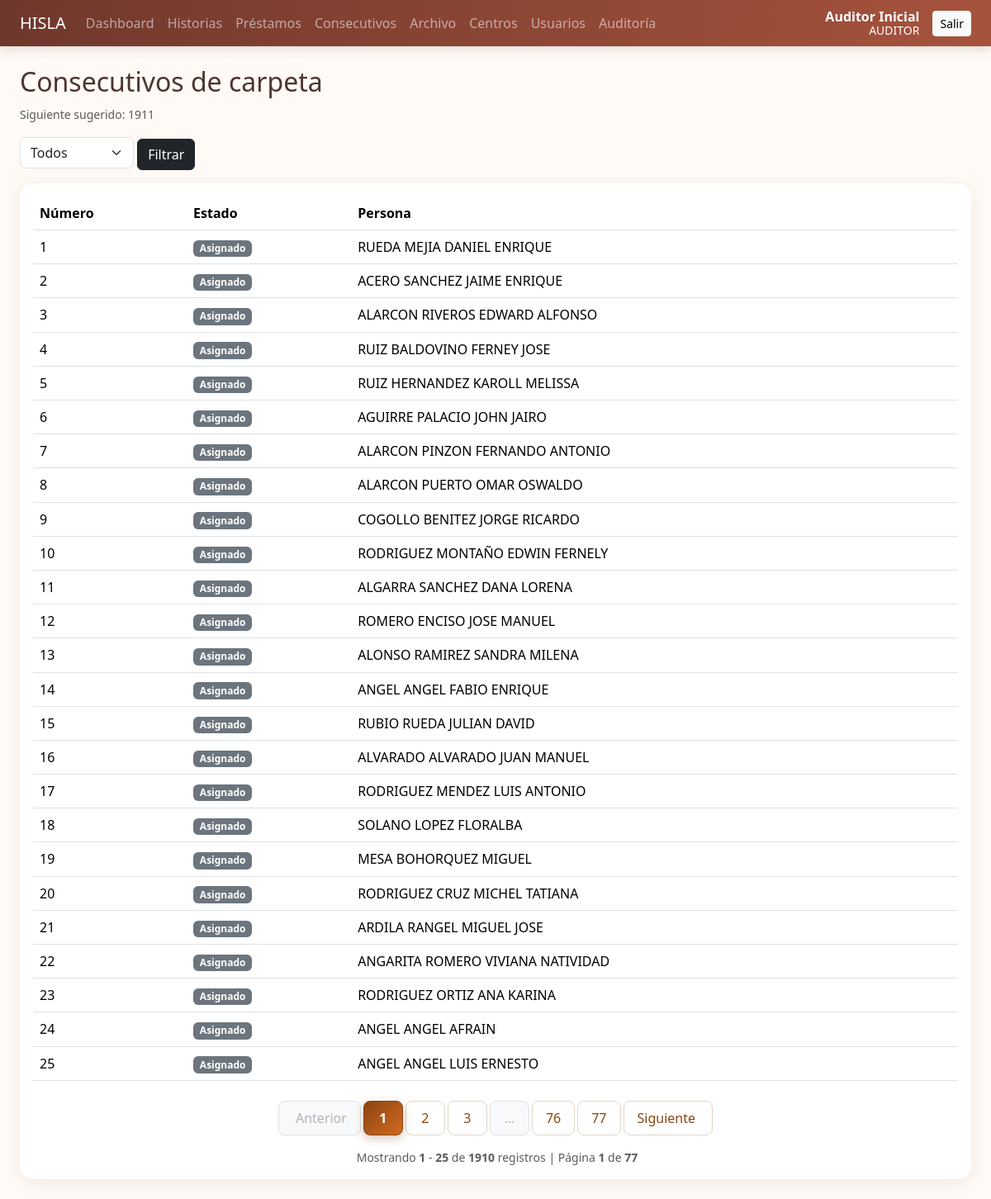
The app's page /historias/consecutivos (signed in) with its own data.
### app/models.py (models this page shows, shortened)
class Usuario(UserMixin, db.Model):
    __tablename__ = "usuario"
    id = db.Column(db.Integer, primary_key=True)
    nombre = db.Column(db.String(120), nullable=False)
    username = db.Column(db.String(80), unique=True, nullable=False, index=True)
    email = db.Column(db.String(120), unique=True, nullable=False)
    password_hash = db.Column(db.String(255), nullable=False)
    rol = db.Column(db.String(20), nullable=False, default="asistente")
    activo = db.Column(db.Boolean, default=True, nullable=False)
    debe_cambiar_password = db.Column(db.Boolean, default=True, nullable=False)
    creado_en = db.Column(db.DateTime, default=datetime.utcnow)

class ConsecutivoCarpeta(db.Model):
    __tablename__ = "consecutivo_carpeta"
    id = db.Column(db.Integer, primary_key=True)
    numero = db.Column(db.Integer, unique=True, nullable=False, index=True)
    disponible = db.Column(db.Boolean, default=True, nullable=False)
    carpeta_id = db.Column(db.Integer, db.ForeignKey("carpeta_fisica.id"), nullable=True, unique=True)
    creado_en = db.Column(db.DateTime, default=datetime.utcnow)
    carpeta = db.relationship("CarpetaFisica")

class Persona(db.Model):
    __tablename__ = "persona"
    id = db.Column(db.Integer, primary_key=True)
    tipo_documento_id = db.Column(db.Integer, db.ForeignKey("tipo_documento.id"), nullable=False)
    numero_documento = db.Column(db.String(30), nullable=False, index=True)
    nombre_completo = db.Column(db.String(180), nullable=False, index=True)
    creada_por_id = db.Column(db.Integer, db.ForeignKey("usuario.id"), nullable=False)
    creada_en = db.Column(db.DateTime, default=datetime.utcnow)
    actualizada_en = db.Column(db.DateTime, default=datetime.utcnow, onupdate=datetime.utcnow)
    tipo_documento = db.relationship("TipoDocumento")
    creada_por = db.relationship("Usuario")
    carpetas = db.relationship("CarpetaFisica", back_populates="persona", lazy=True, cascade="all, delete-orphan", order_by="CarpetaFisica.consecutivo_carpeta.asc()")
    __table_args__ = (db.UniqueConstraint("tipo_documento_id", "numero_documento", name="uq_persona_documento"),)

### app/historias.py (the view)
@historias_bp.route("/consecutivos")
@login_required
def consecutivos():
    page=max(request.args.get("page",1,type=int),1); estado=request.args.get("estado","todos")
    q=ConsecutivoCarpeta.query
    if estado=="disponibles": q=q.filter_by(disponible=True)
    elif estado=="asignados": q=q.filter_by(disponible=False)
    datos=q.order_by(ConsecutivoCarpeta.numero).paginate(page=page,per_page=25,error_out=False)
    return render_template("historias/consecutivos.html",datos=datos,estado=estado,siguiente=(db.session.query(func.max(ConsecutivoCarpeta.numero)).scalar() or 0)+1)

### app/templates/historias/consecutivos.html
{% extends 'base.html' %}{% block content %}<div class="d-flex justify-content-between mb-3"><div><h2>Consecutivos de carpeta</h2><small class="text-muted">Siguiente sugerido: {{siguiente}}</small></div></div><form class="mb-3" method="get"><select class="form-select w-auto d-inline" name="estado"><option value="todos">Todos</option><option value="disponibles" {% if estado=='disponibles' %}selected{% endif %}>Disponibles</option><option value="asignados" {% if estado=='asignados' %}selected{% endif %}>Asignados</option></select> <button class="btn btn-dark">Filtrar</button></form><div class="card"><div class="card-body"><table class="table"><thead><tr><th>Número</th><th>Estado</th><th>Persona</th></tr></thead><tbody>{% for x in datos.items %}<tr><td>{{x.numero}}</td><td><span class="badge text-bg-{{'success' if x.disponible else 'secondary'}}">{{'Disponible' if x.disponible else 'Asignado'}}</span></td><td>{% if x.carpeta %}{{x.carpeta.persona.nombre_completo}}{% endif %}</td></tr>{% endfor %}</tbody></table>{% with pagination=datos %}{% include '_pagination.html' %}{% endwith %}</div></div>{% endblock %}

### app/templates/base.html (shortened to what this page needs)
<!doctype html>
<html lang="es">
<head>
    <link
        href="https://cdn.jsdelivr.net/npm/bootstrap@5.3.3/dist/css/bootstrap.min.css"
        rel="stylesheet"
    >
    <link
    rel="stylesheet"
    href="https://cdn.jsdelivr.net/npm/bootstrap-icons@1.11.3/font/bootstrap-icons.min.css"
    >
    <link
        rel="stylesheet"
        href="{{ url_for('static', filename='css/app.css') }}"
    >
</head>
<body>
    {% set mensajes = get_flashed_messages(with_categories=true) %}
    <nav class="navbar navbar-expand-lg navbar-dark">
        <div class="container-fluid px-4">
            <a
                class="navbar-brand"
                href="{{ url_for('main.dashboard') }}"
            >
                HISLA
            </a>
            {% if current_user.is_authenticated %}
            <div
                class="collapse navbar-collapse"
                id="menuPrincipal"
            >
                <div class="navbar-nav me-auto">
                    <a
                        class="nav-link"
                        href="{{ url_for('main.dashboard') }}"
                    >
                        Dashboard
                    </a>
                    <a
                        class="nav-link"
                        href="{{ url_for('historias.listar') }}"
                    >
                        Historias
                    </a>
                    <a
                        class="nav-link"
                        href="{{ url_for('prestamos.listar') }}"
                    >
                        Préstamos
                    </a>
                    <a
                        class="nav-link"
                        href="{{ url_for('historias.consecutivos') }}"
                    >
                        Consecutivos
                    </a>
                    {% if current_user.rol in ['admin', 'auditor'] %}
                    <a
                        class="nav-link"
                        href="{{ url_for('historias.archivadas') }}"
                    >
                        Archivo
                    </a>
                    <a
                        class="nav-link"
                        href="{{ url_for('centros.listar') }}"
                    >
                        Centros
                    </a>
                    <a
                        class="nav-link"
                        href="{{ url_for('usuarios.listar') }}"
                    >
                        Usuarios
                    </a>
                    {% endif %}
                    {% if current_user.rol == 'auditor' %}
                    <a
                        class="nav-link"
                        href="{{ url_for('auditoria.listar') }}"
                    >
                        Auditoría
                    </a>
                    {% endif %}
                </div>
                <div class="text-white me-3 text-end user-chip">
                    <strong>
                        {{ current_user.nombre }}
                    </strong>
                    <small>
                        {{ current_user.rol|upper }}
                    </small>
                </div>
                <a
                    class="btn btn-sm btn-light"
                    href="{{ url_for('auth.logout') }}"
                >
                    Salir
                </a>
            </div>
            {% endif %}
        </div>
    </nav>
    <main class="container-fluid px-4 py-4">
        {% block content %}
        {% endblock %}
    </main>
</body>
</html>

### app/templates/_pagination.html (shortened to what this page needs)
{% if pagination and pagination.pages > 1 %}
{% set query_params = {} %}
<nav aria-label="Navegación de páginas" class="mt-4">
    <ul class="pagination justify-content-center flex-wrap gap-1">
        {% if pagination.has_prev %}
        <li class="page-item">
            <a class="page-link" href="{{ url_for(request.endpoint, page=pagination.prev_num, **query_params) }}">
                <i class="fas fa-chevron-left me-1"></i> Anterior
            </a>
        </li>
        {% else %}
        <li class="page-item disabled">
            <span class="page-link">
                 Anterior
            </span>
        </li>
        {% endif %}
        {% for page_num in pagination.iter_pages(left_edge=2, right_edge=2, left_current=2, right_current=2) %}
            {% if page_num %}
                {% if page_num == pagination.page %}
                <li class="page-item active">
                    <span class="page-link">{{ page_num }}</span>
                </li>
                {% else %}
                <li class="page-item">
                    <a class="page-link" href="{{ url_for(request.endpoint, page=page_num, **query_params) }}">
                        {{ page_num }}
                    </a>
                </li>
                {% endif %}
            {% else %}
                <li class="page-item disabled">
                    <span class="page-link">…</span>
                </li>
            {% endif %}
        {% endfor %}
        {% if pagination.has_next %}
        <li class="page-item">
            <a class="page-link" href="{{ url_for(request.endpoint, page=pagination.next_num, **query_params) }}">
                Siguiente
            </a>
        </li>
        {% else %}
        <li class="page-item disabled">
            <span class="page-link">
                Siguiente <i class="fas fa-chevron-right ms-1"></i>
            </span>
        </li>
        {% endif %}
    </ul>
    <div class="text-center text-muted mt-3 small">
        Mostrando <strong>{{ pagination.first }}</strong> - <strong>{{ pagination.last }}</strong>
        de <strong>{{ pagination.total }}</strong> registros
        {% if pagination.pages > 1 %}
        | Página <strong>{{ pagination.page }}</strong> de <strong>{{ pagination.pages }}</strong>
        {% endif %}
    </div>
</nav>
{% endif %}

### app/static/css/app.css (style rules this page uses)
:root { --terracotta:#a6533d;--sand:#f4eadf;--coffee:#4d352f;--cream:#fffaf5 }
body { background:var(--cream);color:var(--coffee) }
.navbar { background:linear-gradient(90deg,#6f382c,var(--terracotta));box-shadow:0 3px 12px rgba(77,53,47,.18) }
.navbar .nav-link { white-space:nowrap }
.card { border:0;border-radius:16px;box-shadow:0 5px 20px rgba(77,53,47,.08) }
.user-chip { display:flex;flex-direction:column;line-height:1.15 }
.table th { white-space:nowrap }
.page-item.active .page-link { background:var(--terracotta);border-color:var(--terracotta) }
.page-link { color:var(--terracotta) }

### app/templates/_pagination.html (style rules this page uses)
.pagination { gap: 0.5rem; flex-wrap: wrap; margin-bottom: 0; }
.pagination .page-item { margin: 0; list-style: none; }
.pagination .page-link { border-radius: 8px !important; border: 1px solid #e0d6c8; padding: 0.5rem 1rem; color: #8B4513; background-color: white; transition: all 0.2s ease; font-weight: 500; min-width: 3rem; text-align: center; text-decoration: none; display: inline-block; }
.pagination .page-item.active .page-link { background: linear-gradient(135deg, #8B4513, #D2691E); border-color: #8B4513; color: white; font-weight: 600; box-shadow: 0 4px 12px rgba(139, 69, 19, 0.3); }
.pagination .page-item.disabled .page-link { color: #adb5bd; background-color: #f8f9fa; border-color: #dee2e6; cursor: not-allowed; transform: none !important; box-shadow: none !important; }

### records on screen
Usuario: nombre "Auditor Inicial", rol "AUDITOR"
ConsecutivoCarpeta: numero "1", disponible "Asignado", carpeta.persona.nombre_completo "RUEDA MEJIA DANIEL ENRIQUE"
ConsecutivoCarpeta: numero "2", disponible "Asignado", carpeta.persona.nombre_completo "ACERO SANCHEZ JAIME ENRIQUE"
ConsecutivoCarpeta: numero "3", disponible "Asignado", carpeta.persona.nombre_completo "ALARCON RIVEROS EDWARD ALFONSO"
ConsecutivoCarpeta: numero "4", disponible "Asignado", carpeta.persona.nombre_completo "RUIZ BALDOVINO FERNEY JOSE"
ConsecutivoCarpeta: numero "5", disponible "Asignado", carpeta.persona.nombre_completo "RUIZ HERNANDEZ KAROLL MELISSA"
ConsecutivoCarpeta: numero "6", disponible "Asignado", carpeta.persona.nombre_completo "AGUIRRE PALACIO JOHN JAIRO"
ConsecutivoCarpeta: numero "7", disponible "Asignado", carpeta.persona.nombre_completo "ALARCON PINZON FERNANDO ANTONIO"
ConsecutivoCarpeta: numero "8", disponible "Asignado", carpeta.persona.nombre_completo "ALARCON PUERTO OMAR OSWALDO"
ConsecutivoCarpeta: numero "9", disponible "Asignado", carpeta.persona.nombre_completo "COGOLLO BENITEZ JORGE RICARDO"
ConsecutivoCarpeta: numero "10", disponible "Asignado", carpeta.persona.nombre_completo "RODRIGUEZ MONTAÑO EDWIN FERNELY"
ConsecutivoCarpeta: numero "11", disponible "Asignado", carpeta.persona.nombre_completo "ALGARRA SANCHEZ DANA LORENA"
ConsecutivoCarpeta: numero "12", disponible "Asignado", carpeta.persona.nombre_completo "ROMERO ENCISO JOSE MANUEL"
ConsecutivoCarpeta: numero "13", disponible "Asignado", carpeta.persona.nombre_completo "ALONSO RAMIREZ SANDRA MILENA"
ConsecutivoCarpeta: numero "14", disponible "Asignado", carpeta.persona.nombre_completo "ANGEL ANGEL FABIO ENRIQUE"
ConsecutivoCarpeta: numero "15", disponible "Asignado", carpeta.persona.nombre_completo "RUBIO RUEDA JULIAN DAVID"
ConsecutivoCarpeta: numero "16", disponible "Asignado", carpeta.persona.nombre_completo "ALVARADO ALVARADO JUAN MANUEL"
ConsecutivoCarpeta: numero "17", disponible "Asignado", carpeta.persona.nombre_completo "RODRIGUEZ MENDEZ LUIS ANTONIO"
ConsecutivoCarpeta: numero "18", disponible "Asignado", carpeta.persona.nombre_completo "SOLANO LOPEZ FLORALBA"
ConsecutivoCarpeta: numero "19", disponible "Asignado", carpeta.persona.nombre_completo "MESA BOHORQUEZ MIGUEL"
ConsecutivoCarpeta: numero "20", disponible "Asignado", carpeta.persona.nombre_completo "RODRIGUEZ CRUZ MICHEL TATIANA"
ConsecutivoCarpeta: numero "21", disponible "Asignado", carpeta.persona.nombre_completo "ARDILA RANGEL MIGUEL JOSE"
ConsecutivoCarpeta: numero "22", disponible "Asignado", carpeta.persona.nombre_completo "ANGARITA ROMERO VIVIANA NATIVIDAD"
ConsecutivoCarpeta: numero "23", disponible "Asignado", carpeta.persona.nombre_completo "RODRIGUEZ ORTIZ ANA KARINA"
ConsecutivoCarpeta: numero "24", disponible "Asignado", carpeta.persona.nombre_completo "ANGEL ANGEL AFRAIN"
ConsecutivoCarpeta: numero "25", disponible "Asignado", carpeta.persona.nombre_completo "ANGEL ANGEL LUIS ERNESTO"

### other values on screen
{{ siguiente }} "1911"
{{ page_num }} "1"
{{ page_num }} "2" "3" "76" "77"
{{ pagination.first }} "1"
{{ pagination.last }} "25"
{{ pagination.total }} "1910"
{{ pagination.page }} "1"
{{ pagination.pages }} "77"
